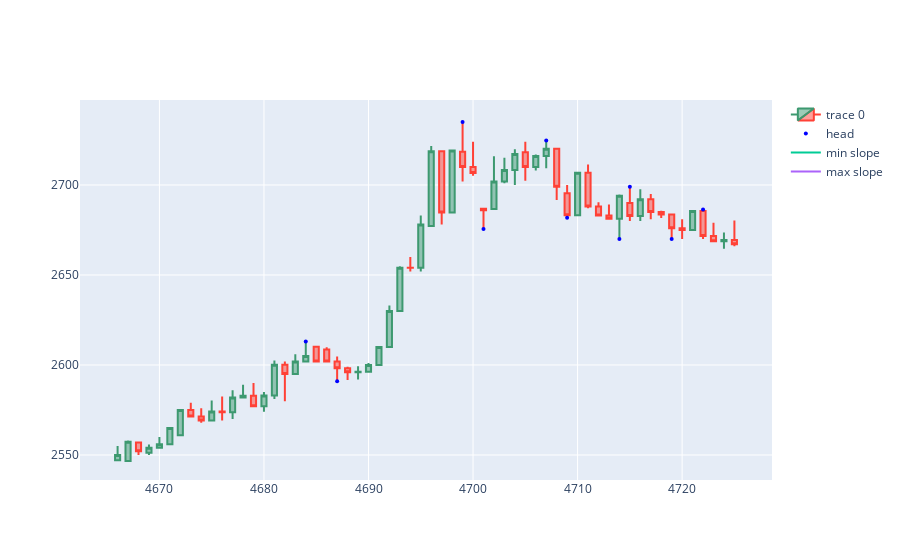

Source (notebook cell):
### Code cell
backcandles = 20

candleid = 4696

maxim = np.array([])
minim = np.array([])
xxmin = np.array([])
xxmax = np.array([])

for i in range(candleid-backcandles, candleid+1):
    if df.iloc[i].pivot == 1:
        minim = np.append(minim, df.iloc[i].low)
        xxmin = np.append(xxmin, i) #could be i instead df.iloc[i].name
    if df.iloc[i].pivot == 2:
        maxim = np.append(maxim, df.iloc[i].high)
        xxmax = np.append(xxmax, i) # df.iloc[i].name
        
#slmin, intercmin = np.polyfit(xxmin, minim,1) #numpy
#slmax, intercmax = np.polyfit(xxmax, maxim,1)

slmin, intercmin, rmin, pmin, semin = linregress(xxmin, minim)
slmax, intercmax, rmax, pmax, semax = linregress(xxmax, maxim)

print(rmin, rmax)

dfpl = df[candleid-backcandles-10:candleid+backcandles+10]

fig = go.Figure(data=[go.Candlestick(x=dfpl.index,
                open=dfpl['open'],
                high=dfpl['high'],
                low=dfpl['low'],
                close=dfpl['close'])])

fig.add_scatter(x=dfpl.index, y=dfpl['pointpos'], mode="markers",
                marker=dict(size=4, color="Blue"),
                name="head")

#-------------------------------------------------------------------------
# Fitting intercepts to meet highest or lowest candle point in time slice
#adjintercmin = df.low.loc[candleid-backcandles:candleid].min() - slmin*df.low.iloc[candleid-backcandles:candleid].idxmin()
#adjintercmax = df.high.loc[candleid-backcandles:candleid].max() - slmax*df.high.iloc[candleid-backcandles:candleid].idxmax()

xxmin = np.append(xxmin, xxmin[-1]+15)
xxmax = np.append(xxmax, xxmax[-1]+15)
#fig.add_trace(go.Scatter(x=xxmin, y=slmin*xxmin + adjintercmin, mode='lines', name='min slope'))
#fig.add_trace(go.Scatter(x=xxmax, y=slmax*xxmax + adjintercmax, mode='lines', name='max slope'))

fig.add_trace(go.Scatter(x=xxmin, y=slmin*xxmin + intercmin, mode='lines', name='min slope'))
fig.add_trace(go.Scatter(x=xxmax, y=slmax*xxmax + intercmax, mode='lines', name='max slope'))
fig.update_layout(xaxis_rangeslider_visible=False)
fig.show()

### Figure 1 — Plotly figure (JSON) as saved in the notebook; plotly's stock layout.template omitted (floating-point values rounded to 4 significant figures)
{"data": [{"close": [2550.0, 2557.0, 2552.0, 2554.0, 2556.0, 2565, 2575, 2571.0, 2569.0, 2574.0, 2574.0, 2582.0, 2583.0, 2577.0, 2583.0, 2600.0, 2595.0, 2602.0, 2605, 2602.0, 2602, 2598.0, 2596.0, 2596.0, 2600.0, 2610.0, 2630.0, 2654.0, 2654, 2678.0, 2719.0, 2685.0, 2719.0, 2710, 2707.0, 2686.0, 2702.0, 2708.0, 2717.0, 2710.0, 2716.0, 2720.0, 2699.0, 2683.0, 2707.0, 2688.0, 2683.0, 2681.0, 2694.0, 2683.0, 2692.0, 2685.0, 2684.0, 2676.0, 2675.0, 2686.0, 2672.0, 2669.0, 2669.0, 2667.0], "high": [2555, 2558.0, 2557.0, 2556.0, 2560.0, 2565.0, 2575, 2579.0, 2576.0, 2580.0, 2582.0, 2586.0, 2589.0, 2590, 2585, 2602.0, 2602.0, 2606.0, 2613.0, 2610.0, 2610.0, 2605.0, 2599.0, 2599.0, 2601.0, 2610.0, 2633, 2655.0, 2660, 2683, 2722.0, 2719.0, 2719.0, 2735.0, 2724.0, 2687.0, 2716.0, 2715.0, 2720.0, 2724, 2717, 2725.0, 2720.0, 2700.0, 2707.0, 2711.0, 2690.0, 2689.0, 2695.0, 2699.0, 2698.0, 2695.0, 2686.0, 2684.0, 2681.0, 2686, 2686.0, 2679.0, 2674.0, 2680.0], "low": [2547.0, 2547.0, 2550, 2550, 2554, 2556.0, 2561, 2571.0, 2568.0, 2569.0, 2569.0, 2570, 2582.0, 2577.0, 2574, 2581.0, 2580.0, 2595.0, 2602.0, 2602.0, 2602, 2591, 2592.0, 2592, 2596.0, 2600, 2610, 2630, 2652, 2652.0, 2677.0, 2678.0, 2685.0, 2702, 2705.0, 2676.0, 2687.0, 2701, 2700.0, 2702.0, 2708, 2709.0, 2692.0, 2682.0, 2683, 2687.0, 2683.0, 2681.0, 2670, 2680, 2680, 2681.0, 2682.0, 2670, 2670, 2675, 2670, 2669.0, 2665.0, 2666.0], "open": [2547.0, 2547.0, 2557.0, 2551.0, 2554.0, 2556.0, 2561, 2575, 2571.0, 2569.0, 2574.0, 2574.0, 2582.0, 2583.0, 2577.0, 2583.0, 2600.0, 2595.0, 2602.0, 2610.0, 2609.0, 2602, 2598.0, 2596.0, 2596.0, 2600.0, 2610.0, 2630.0, 2654.0, 2654, 2677.0, 2719.0, 2685.0, 2719.0, 2710, 2687.0, 2687.0, 2702.0, 2708.0, 2718.0, 2710.0, 2716.0, 2720.0, 2695.0, 2683.0, 2707.0, 2688.0, 2683.0, 2681.0, 2690, 2683.0, 2692.0, 2685.0, 2684.0, 2676.0, 2675.0, 2686.0, 2672.0, 2669.0, 2669.0], "type": "candlestick", "x": [4666, 4667, 4668, 4669, 4670, 4671, 4672, 4673, 4674, 4675, 4676, 4677, 4678, 4679, 4680, 4681, 4682, 4683, 4684, 4685, 4686, 4687, 4688, 4689, 4690, 4691, 4692, 4693, 4694, 4695, 4696, 4697, 4698, 4699, 4700, 4701, 4702, 4703, 4704, 4705, 4706, 4707, 4708, 4709, 4710, 4711, 4712, 4713, 4714, 4715, 4716, 4717, 4718, 4719, 4720, 4721, 4722, 4723, 4724, 4725]}, {"marker": {"color": "Blue", "size": 4}, "mode": "markers", "name": "head", "type": "scatter", "x": [4666, 4667, 4668, 4669, 4670, 4671, 4672, 4673, 4674, 4675, 4676, 4677, 4678, 4679, 4680, 4681, 4682, 4683, 4684, 4685, 4686, 4687, 4688, 4689, 4690, 4691, 4692, 4693, 4694, 4695, 4696, 4697, 4698, 4699, 4700, 4701, 4702, 4703, 4704, 4705, 4706, 4707, 4708, 4709, 4710, 4711, 4712, 4713, 4714, 4715, 4716, 4717, 4718, 4719, 4720, 4721, 4722, 4723, 4724, 4725], "y": [null, null, null, null, null, null, null, null, null, null, null, null, null, null, null, null, null, null, 2613.0, null, null, 2591.0, null, null, null, null, null, null, null, null, null, null, null, 2735.0, null, 2676.0, null, null, null, null, null, 2725.0, null, 2682.0, null, null, null, null, 2670.0, 2699.0, null, null, null, 2670.0, null, null, 2686.0, null, null, null]}, {"mode": "lines", "name": "min slope", "type": "scatter", "x": [4687, 4702], "y": [null, null]}, {"mode": "lines", "name": "max slope", "type": "scatter", "x": [4684, 4699], "y": [null, null]}], "layout": {"xaxis": {"rangeslider": {"visible": false}}}}
